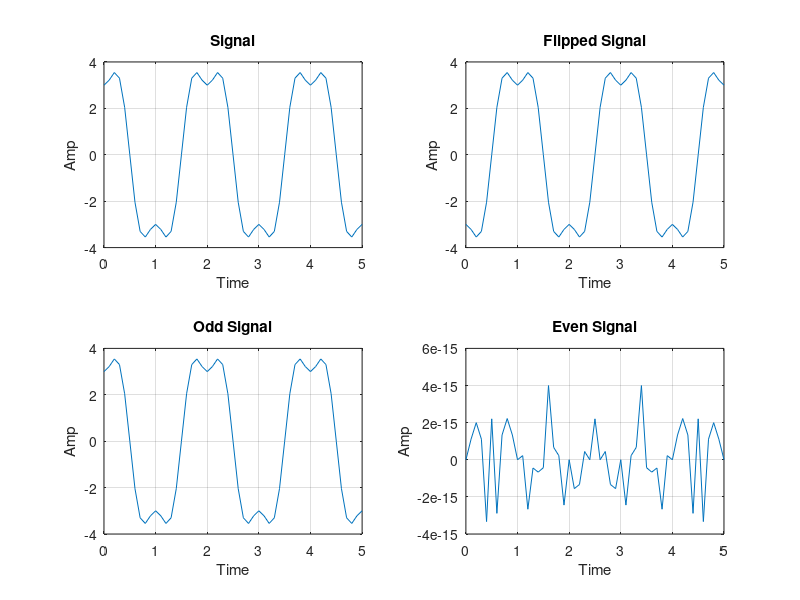

Write the MATLAB code that produced this figure.
clc;
clear all;
close all;
t=0:0.1:5;
A=4*cos(pi*t)-sin(3*pi*t+0.5*pi);
subplot(2,2,1);plot(t,A);grid on;
xlabel('Time');ylabel('Amp');title('Signal');
B=fliplr(A);
subplot(2,2,2);plot(t,B);grid on;
xlabel('Time');ylabel('Amp');title('Flipped Signal');
E=0.5*(A+B);
subplot(2,2,4);plot(t,E);grid on;
xlabel('Time');ylabel('Amp');title('Even Signal');
O=0.5*(A-B);
subplot(2,2,3);plot(t,O);grid on;
xlabel('Time');ylabel('Amp');title('Odd Signal');
